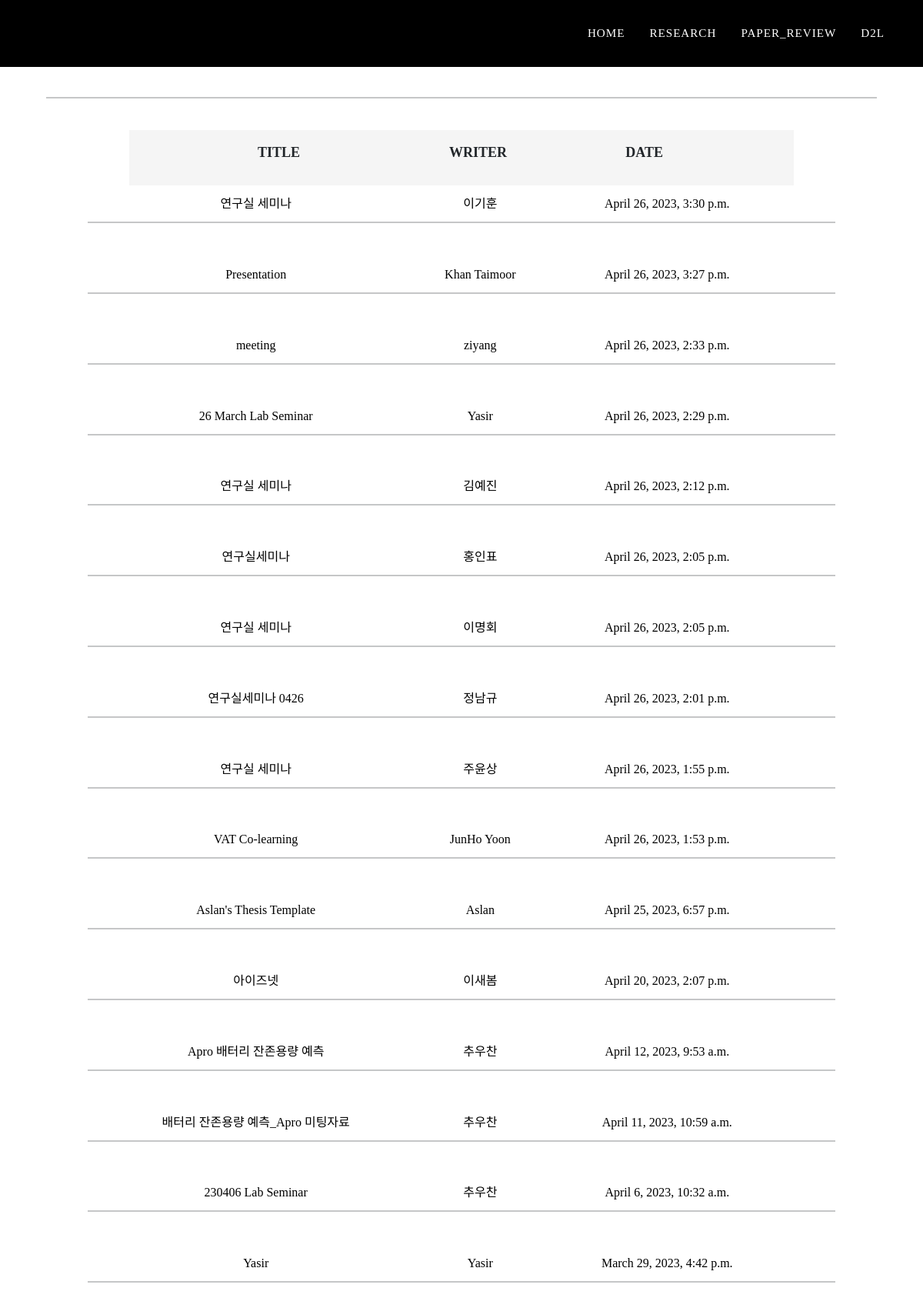
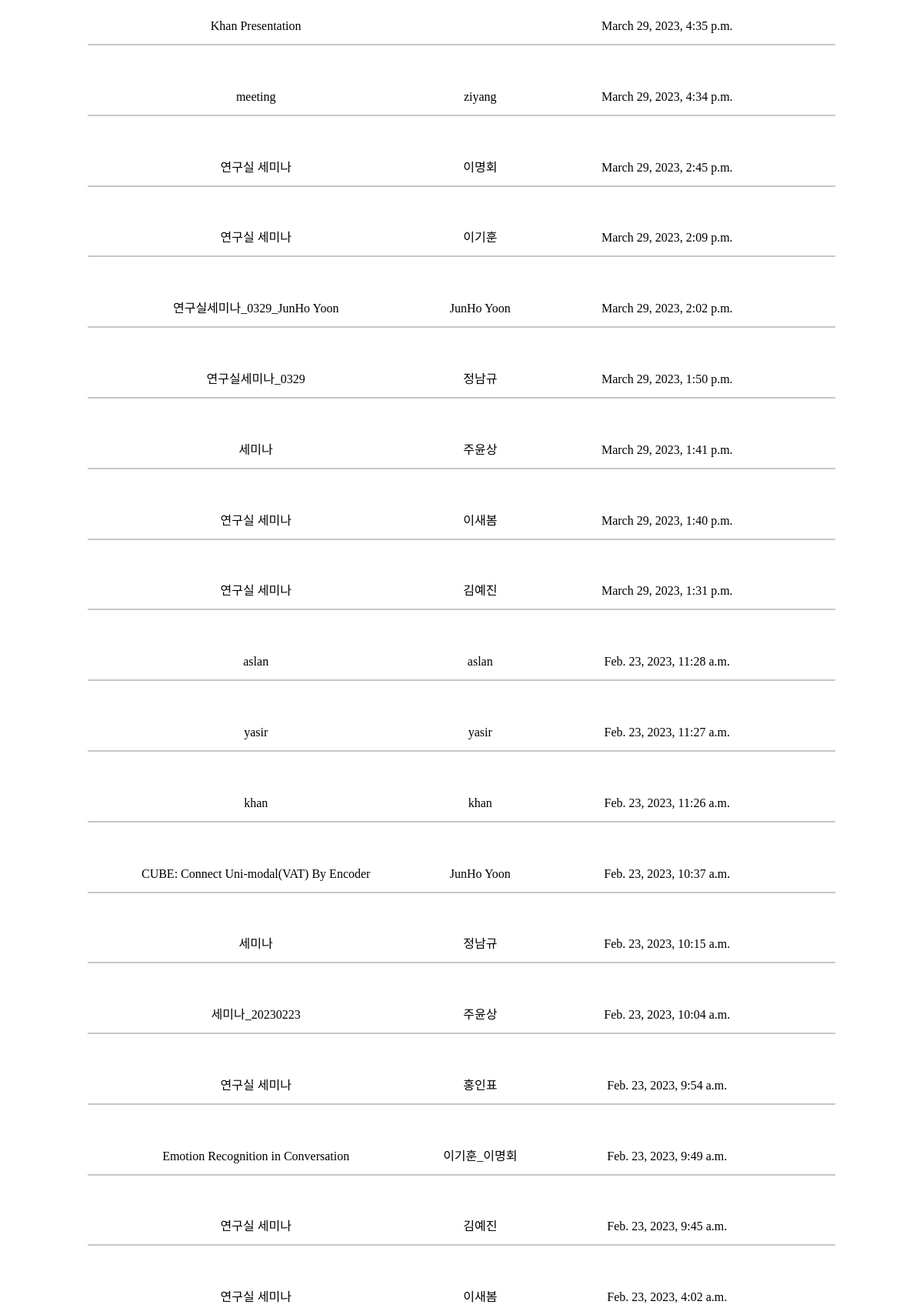
Screenshot of /board1/ (upper part) with the database file from the repository (2 pictures, top to bottom).
### app/models.py (models this page shows, shortened)
class Board(models.Model):
    title = models.CharField(max_length=100)
    body = models.TextField()
    date = models.DateTimeField(auto_now_add=True)
    writer = models.CharField(max_length=100, default='')
    file = models.FileField('첨부파일', null=True, blank=True,  upload_to='')
    thema = models.CharField(max_length=100, default='')

### app/views.py (the view)
# urls.py: path('board1/', app.views.board1, name='board1'),
def board1(request):
    board1 = Board.objects
    return render(request, 'board1.html', {'board1': board1})

### app/templates/board1.html (shortened to what this page needs)
<!DOCTYPE html>
<html lang="en">
<head>
    <link href="https://cdn.jsdelivr.net/npm/bootstrap@5.1.1/dist/css/bootstrap.min.css" rel="stylesheet"
>
    {% load static %}
    <link rel="stylesheet" href="{% static 'css/styles.css' %}">
</head>
<body id="page-top" style="font-family: noto-demilight;">
    <nav class="navbar navbar-expand-lg navbar-dark fixed-top" id="mainNav" style="background-color: black; font-family: noto-medium;">
        <div class="container">
            <div class="collapse navbar-collapse" id="navbarResponsive">
                <ul class="navbar-nav text-uppercase ml-auto" style="font-family: noto-medium;">
                    <li class="nav-item"><a class="nav-link js-scroll-trigger" style="font-family: noto-medium;" href="{% url 'index' %}">home</a></li>
                    <li class="nav-item"><a class="nav-link js-scroll-trigger" style="font-family: noto-medium;" href="{% url 'board1' %}">Research</a></li>
                    <li class="nav-item"><a class="nav-link js-scroll-trigger" style="font-family: noto-medium;" href="{% url 'board2' %}">Paper_Review</a></li>
                    <li class="nav-item"><a class="nav-link js-scroll-trigger" style="font-family: noto-medium;" href="{% url 'board3' %}">D2L</a></li>
                </ul>
            </div>
        </div>
    </nav>
    <div class="board" style="margin-top: 20px;" >
        <div class="board-contents mx-auto" style="height:3em;">
            <div class="block board mx-auto">
                <div class="block" style="height: 1.5em;">
                    <hr>
                </div>
            </div>
            <div class="block board" style="margin-top: 3%;">
                <div class="board-nav mx-auto">
                    <div class="block board-nav">
                        <div class="box" style="width: 45%;">
                            <p>TITLE</p>
                        </div>
                        <div class="box" style="width: 15%; ">
                            <p>WRITER</p>
                        </div>
                        <div class="box" style="width: 35%; ">
                            <p>DATE</p>
                        </div>
                    </div>
                </div>
                {% for i in board1.all reversed %}
                {% if i.thema == "RESEARCH" %}
                <div class="board-contents mx-auto" style="margin-top: 1%;">
                            <a href="{{i.pk}}/" class="posting-click">
                                <div class="contents-box" style="width: 45%;text-overflow:ellipsis; overflow:hidden; white-space:nowrap; ">
                                    {{i.title}}
                                </div>
                                <div class="contents-box" style="width: 15%;">
                                    {{i.writer}}
                                </div>
                                <div class="contents-box" style="width: 35%; ">
                                    {{i.date}}
                                </div>
                                <br>
                                <br>
                            </a>
                            <hr style="margin-top: -1em;">
                    <br>
                </div>
                {% endif %}
                {% endfor %}
            </div>
        </div>
    </div>
</body>
</html>

### rows the page displays
Board: title "연구실 세미나", writer "이기훈", date "April 26, 2023, 3:30 p.m."
Board: title "Presentation", writer "Khan Taimoor", date "April 26, 2023, 3:27 p.m."
Board: title "meeting", writer "ziyang", date "April 26, 2023, 2:33 p.m."
Board: title "26 March Lab Seminar", writer "Yasir", date "April 26, 2023, 2:29 p.m."
Board: title "연구실 세미나", writer "김예진", date "April 26, 2023, 2:12 p.m."
Board: title "연구실세미나", writer "홍인표", date "April 26, 2023, 2:05 p.m."
Board: title "연구실 세미나", writer "이명회", date "April 26, 2023, 2:05 p.m."
Board: title "연구실세미나 0426", writer "정남규", date "April 26, 2023, 2:01 p.m."
Board: title "연구실 세미나", writer "주윤상", date "April 26, 2023, 1:55 p.m."
Board: title "VAT Co-learning", writer "JunHo Yoon", date "April 26, 2023, 1:53 p.m."
Board: title "Aslan's Thesis Template", writer "Aslan", date "April 25, 2023, 6:57 p.m."
Board: title "아이즈넷", writer "이새봄", date "April 20, 2023, 2:07 p.m."
Board: title "Apro 배터리 잔존용량 예측", writer "추우찬", date "April 12, 2023, 9:53 a.m."
Board: title "배터리 잔존용량 예측_Apro 미팅자료", writer "추우찬", date "April 11, 2023, 10:59 a.m."
Board: title "230406 Lab Seminar", writer "추우찬", date "April 6, 2023, 10:32 a.m."
Board: title "Yasir", writer "Yasir", date "March 29, 2023, 4:42 p.m."
Board: title "Khan Presentation", date "March 29, 2023, 4:35 p.m."
Board: title "meeting", writer "ziyang", date "March 29, 2023, 4:34 p.m."
Board: title "연구실 세미나", writer "이명회", date "March 29, 2023, 2:45 p.m."
Board: title "연구실 세미나", writer "이기훈", date "March 29, 2023, 2:09 p.m."
Board: title "연구실세미나_0329_JunHo Yoon", writer "JunHo Yoon", date "March 29, 2023, 2:02 p.m."
Board: title "연구실세미나_0329", writer "정남규", date "March 29, 2023, 1:50 p.m."
Board: title "세미나", writer "주윤상", date "March 29, 2023, 1:41 p.m."
Board: title "연구실 세미나", writer "이새봄", date "March 29, 2023, 1:40 p.m."
Board: title "연구실 세미나", writer "김예진", date "March 29, 2023, 1:31 p.m."
Board: title "aslan", writer "aslan", date "Feb. 23, 2023, 11:28 a.m."
Board: title "yasir", writer "yasir", date "Feb. 23, 2023, 11:27 a.m."
Board: title "khan", writer "khan", date "Feb. 23, 2023, 11:26 a.m."
Board: title "CUBE: Connect Uni-modal(VAT) By Encoder", writer "JunHo Yoon", date "Feb. 23, 2023, 10:37 a.m."
Board: title "세미나", writer "정남규", date "Feb. 23, 2023, 10:15 a.m."
Board: title "세미나_20230223", writer "주윤상", date "Feb. 23, 2023, 10:04 a.m."
Board: title "연구실 세미나", writer "홍인표", date "Feb. 23, 2023, 9:54 a.m."
Board: title "Emotion Recognition in Conversation", writer "이기훈_이명회", date "Feb. 23, 2023, 9:49 a.m."
Board: title "연구실 세미나", writer "김예진", date "Feb. 23, 2023, 9:45 a.m."
Board: title "연구실 세미나", writer "이새봄", date "Feb. 23, 2023, 4:02 a.m."
